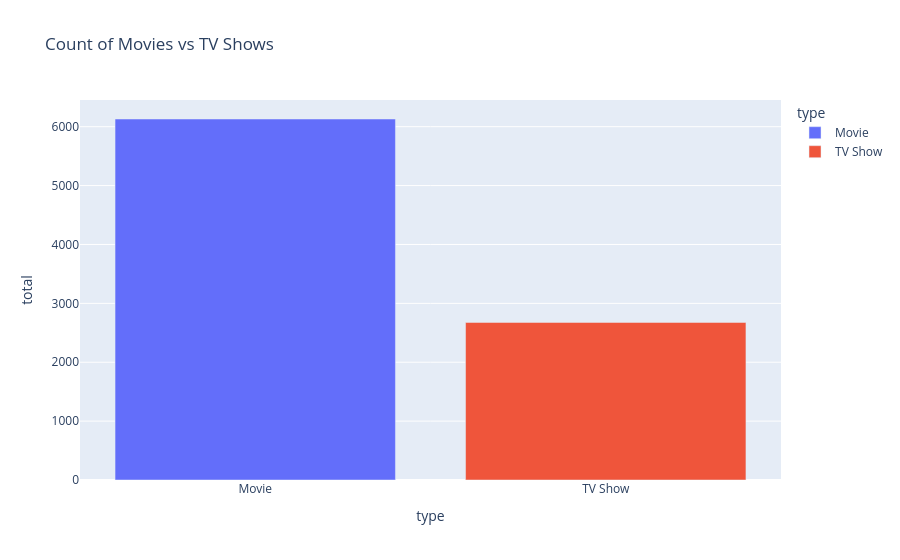
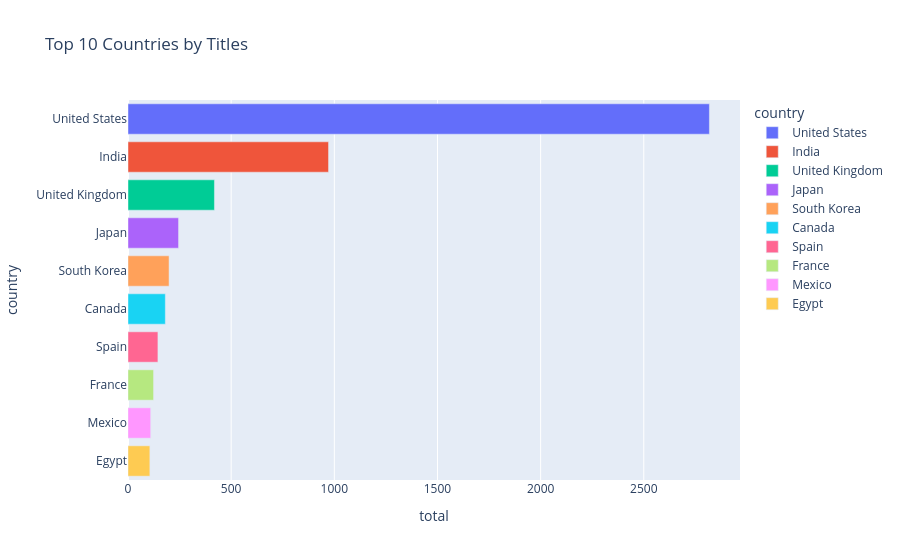
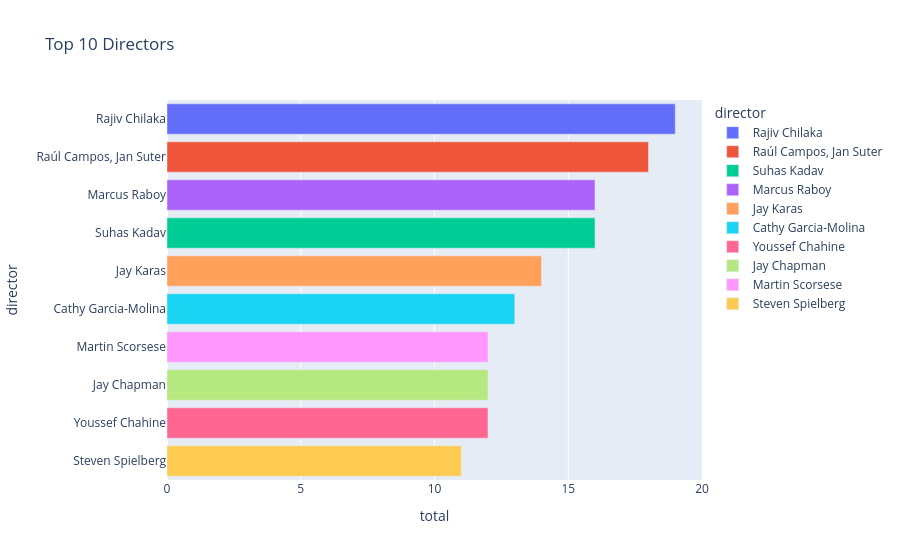
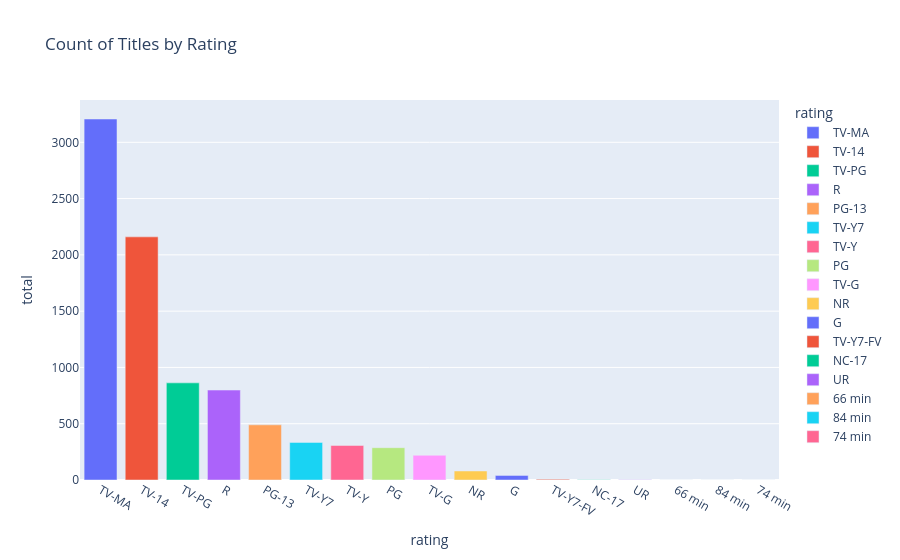

Notebook cell for these charts, in order:
### Code cell
fig1 = px.bar(df_type, x="type", y="total", color="type", title="Count of Movies vs TV Shows")
fig1.show()

df_country = df.groupby("country").size().reset_index(name="total").sort_values(by="total", ascending=False).head(10)
fig2 = px.bar(df_country, x="total", y="country", orientation='h', color="country", title="Top 10 Countries by Titles")
fig2.update_layout(yaxis={'categoryorder':'total ascending'})
fig2.show()

df_director = df.groupby("director").size().reset_index(name="total").sort_values(by="total", ascending=False).head(10)
fig3 = px.bar(df_director, x="total", y="director", orientation='h', color="director", title="Top 10 Directors")
fig3.update_layout(yaxis={'categoryorder':'total ascending'})
fig3.show()

df_rating = df.groupby("rating").size().reset_index(name="total").sort_values(by="total", ascending=False)
fig4 = px.bar(df_rating, x="rating", y="total", color="rating", title="Count of Titles by Rating")
fig4.show()

df_recent = df[df['date_added'].dt.year == 2023].sort_values(by="date_added", ascending=False).head(10)
fig5 = px.bar(df_recent, x="date_added", y="title", orientation='h', color="title", title="Recent 2023 Releases")
fig5.update_layout(yaxis={'categoryorder':'total ascending'})
fig5.show()

### Figure 1 — Plotly figure (JSON) as saved in the notebook; plotly's stock layout.template omitted (floating-point values rounded to 4 significant figures)
{"data": [{"alignmentgroup": "True", "hovertemplate": "type=%{x}<br>total=%{y}<extra></extra>", "legendgroup": "Movie", "marker": {"color": "#636efa", "pattern": {"shape": ""}}, "name": "Movie", "offsetgroup": "Movie", "orientation": "v", "showlegend": true, "textposition": "auto", "type": "bar", "x": ["Movie"], "xaxis": "x", "y": [6131], "yaxis": "y"}, {"alignmentgroup": "True", "hovertemplate": "type=%{x}<br>total=%{y}<extra></extra>", "legendgroup": "TV Show", "marker": {"color": "#EF553B", "pattern": {"shape": ""}}, "name": "TV Show", "offsetgroup": "TV Show", "orientation": "v", "showlegend": true, "textposition": "auto", "type": "bar", "x": ["TV Show"], "xaxis": "x", "y": [2676], "yaxis": "y"}], "layout": {"barmode": "relative", "legend": {"title": {"text": "type"}, "tracegroupgap": 0}, "title": {"text": "Count of Movies vs TV Shows"}, "xaxis": {"anchor": "y", "categoryarray": ["Movie", "TV Show"], "categoryorder": "array", "domain": [0, 1], "title": {"text": "type"}}, "yaxis": {"anchor": "x", "domain": [0, 1], "title": {"text": "total"}}}}

### Figure 2 — Plotly figure (JSON) as saved in the notebook; plotly's stock layout.template omitted (floating-point values rounded to 4 significant figures)
{"data": [{"alignmentgroup": "True", "hovertemplate": "country=%{y}<br>total=%{x}<extra></extra>", "legendgroup": "United States", "marker": {"color": "#636efa", "pattern": {"shape": ""}}, "name": "United States", "offsetgroup": "United States", "orientation": "h", "showlegend": true, "textposition": "auto", "type": "bar", "x": [2818], "xaxis": "x", "y": ["United States"], "yaxis": "y"}, {"alignmentgroup": "True", "hovertemplate": "country=%{y}<br>total=%{x}<extra></extra>", "legendgroup": "India", "marker": {"color": "#EF553B", "pattern": {"shape": ""}}, "name": "India", "offsetgroup": "India", "orientation": "h", "showlegend": true, "textposition": "auto", "type": "bar", "x": [972], "xaxis": "x", "y": ["India"], "yaxis": "y"}, {"alignmentgroup": "True", "hovertemplate": "country=%{y}<br>total=%{x}<extra></extra>", "legendgroup": "United Kingdom", "marker": {"color": "#00cc96", "pattern": {"shape": ""}}, "name": "United Kingdom", "offsetgroup": "United Kingdom", "orientation": "h", "showlegend": true, "textposition": "auto", "type": "bar", "x": [419], "xaxis": "x", "y": ["United Kingdom"], "yaxis": "y"}, {"alignmentgroup": "True", "hovertemplate": "country=%{y}<br>total=%{x}<extra></extra>", "legendgroup": "Japan", "marker": {"color": "#ab63fa", "pattern": {"shape": ""}}, "name": "Japan", "offsetgroup": "Japan", "orientation": "h", "showlegend": true, "textposition": "auto", "type": "bar", "x": [245], "xaxis": "x", "y": ["Japan"], "yaxis": "y"}, {"alignmentgroup": "True", "hovertemplate": "country=%{y}<br>total=%{x}<extra></extra>", "legendgroup": "South Korea", "marker": {"color": "#FFA15A", "pattern": {"shape": ""}}, "name": "South Korea", "offsetgroup": "South Korea", "orientation": "h", "showlegend": true, "textposition": "auto", "type": "bar", "x": [199], "xaxis": "x", "y": ["South Korea"], "yaxis": "y"}, {"alignmentgroup": "True", "hovertemplate": "country=%{y}<br>total=%{x}<extra></extra>", "legendgroup": "Canada", "marker": {"color": "#19d3f3", "pattern": {"shape": ""}}, "name": "Canada", "offsetgroup": "Canada", "orientation": "h", "showlegend": true, "textposition": "auto", "type": "bar", "x": [181], "xaxis": "x", "y": ["Canada"], "yaxis": "y"}, {"alignmentgroup": "True", "hovertemplate": "country=%{y}<br>total=%{x}<extra></extra>", "legendgroup": "Spain", "marker": {"color": "#FF6692", "pattern": {"shape": ""}}, "name": "Spain", "offsetgroup": "Spain", "orientation": "h", "showlegend": true, "textposition": "auto", "type": "bar", "x": [145], "xaxis": "x", "y": ["Spain"], "yaxis": "y"}, {"alignmentgroup": "True", "hovertemplate": "country=%{y}<br>total=%{x}<extra></extra>", "legendgroup": "France", "marker": {"color": "#B6E880", "pattern": {"shape": ""}}, "name": "France", "offsetgroup": "France", "orientation": "h", "showlegend": true, "textposition": "auto", "type": "bar", "x": [124], "xaxis": "x", "y": ["France"], "yaxis": "y"}, {"alignmentgroup": "True", "hovertemplate": "country=%{y}<br>total=%{x}<extra></extra>", "legendgroup": "Mexico", "marker": {"color": "#FF97FF", "pattern": {"shape": ""}}, "name": "Mexico", "offsetgroup": "Mexico", "orientation": "h", "showlegend": true, "textposition": "auto", "type": "bar", "x": [110], "xaxis": "x", "y": ["Mexico"], "yaxis": "y"}, {"alignmentgroup": "True", "hovertemplate": "country=%{y}<br>total=%{x}<extra></extra>", "legendgroup": "Egypt", "marker": {"color": "#FECB52", "pattern": {"shape": ""}}, "name": "Egypt", "offsetgroup": "Egypt", "orientation": "h", "showlegend": true, "textposition": "auto", "type": "bar", "x": [106], "xaxis": "x", "y": ["Egypt"], "yaxis": "y"}], "layout": {"barmode": "relative", "legend": {"title": {"text": "country"}, "tracegroupgap": 0}, "title": {"text": "Top 10 Countries by Titles"}, "xaxis": {"anchor": "y", "domain": [0, 1], "title": {"text": "total"}}, "yaxis": {"anchor": "x", "categoryarray": ["Egypt", "Mexico", "France", "Spain", "Canada", "South Korea", "Japan", "United Kingdom", "India", "United States"], "categoryorder": "total ascending", "domain": [0, 1], "title": {"text": "country"}}}}

### Figure 3 — Plotly figure (JSON) as saved in the notebook; plotly's stock layout.template omitted (floating-point values rounded to 4 significant figures)
{"data": [{"alignmentgroup": "True", "hovertemplate": "director=%{y}<br>total=%{x}<extra></extra>", "legendgroup": "Rajiv Chilaka", "marker": {"color": "#636efa", "pattern": {"shape": ""}}, "name": "Rajiv Chilaka", "offsetgroup": "Rajiv Chilaka", "orientation": "h", "showlegend": true, "textposition": "auto", "type": "bar", "x": [19], "xaxis": "x", "y": ["Rajiv Chilaka"], "yaxis": "y"}, {"alignmentgroup": "True", "hovertemplate": "director=%{y}<br>total=%{x}<extra></extra>", "legendgroup": "Raúl Campos, Jan Suter", "marker": {"color": "#EF553B", "pattern": {"shape": ""}}, "name": "Raúl Campos, Jan Suter", "offsetgroup": "Raúl Campos, Jan Suter", "orientation": "h", "showlegend": true, "textposition": "auto", "type": "bar", "x": [18], "xaxis": "x", "y": ["Raúl Campos, Jan Suter"], "yaxis": "y"}, {"alignmentgroup": "True", "hovertemplate": "director=%{y}<br>total=%{x}<extra></extra>", "legendgroup": "Suhas Kadav", "marker": {"color": "#00cc96", "pattern": {"shape": ""}}, "name": "Suhas Kadav", "offsetgroup": "Suhas Kadav", "orientation": "h", "showlegend": true, "textposition": "auto", "type": "bar", "x": [16], "xaxis": "x", "y": ["Suhas Kadav"], "yaxis": "y"}, {"alignmentgroup": "True", "hovertemplate": "director=%{y}<br>total=%{x}<extra></extra>", "legendgroup": "Marcus Raboy", "marker": {"color": "#ab63fa", "pattern": {"shape": ""}}, "name": "Marcus Raboy", "offsetgroup": "Marcus Raboy", "orientation": "h", "showlegend": true, "textposition": "auto", "type": "bar", "x": [16], "xaxis": "x", "y": ["Marcus Raboy"], "yaxis": "y"}, {"alignmentgroup": "True", "hovertemplate": "director=%{y}<br>total=%{x}<extra></extra>", "legendgroup": "Jay Karas", "marker": {"color": "#FFA15A", "pattern": {"shape": ""}}, "name": "Jay Karas", "offsetgroup": "Jay Karas", "orientation": "h", "showlegend": true, "textposition": "auto", "type": "bar", "x": [14], "xaxis": "x", "y": ["Jay Karas"], "yaxis": "y"}, {"alignmentgroup": "True", "hovertemplate": "director=%{y}<br>total=%{x}<extra></extra>", "legendgroup": "Cathy Garcia-Molina", "marker": {"color": "#19d3f3", "pattern": {"shape": ""}}, "name": "Cathy Garcia-Molina", "offsetgroup": "Cathy Garcia-Molina", "orientation": "h", "showlegend": true, "textposition": "auto", "type": "bar", "x": [13], "xaxis": "x", "y": ["Cathy Garcia-Molina"], "yaxis": "y"}, {"alignmentgroup": "True", "hovertemplate": "director=%{y}<br>total=%{x}<extra></extra>", "legendgroup": "Youssef Chahine", "marker": {"color": "#FF6692", "pattern": {"shape": ""}}, "name": "Youssef Chahine", "offsetgroup": "Youssef Chahine", "orientation": "h", "showlegend": true, "textposition": "auto", "type": "bar", "x": [12], "xaxis": "x", "y": ["Youssef Chahine"], "yaxis": "y"}, {"alignmentgroup": "True", "hovertemplate": "director=%{y}<br>total=%{x}<extra></extra>", "legendgroup": "Jay Chapman", "marker": {"color": "#B6E880", "pattern": {"shape": ""}}, "name": "Jay Chapman", "offsetgroup": "Jay Chapman", "orientation": "h", "showlegend": true, "textposition": "auto", "type": "bar", "x": [12], "xaxis": "x", "y": ["Jay Chapman"], "yaxis": "y"}, {"alignmentgroup": "True", "hovertemplate": "director=%{y}<br>total=%{x}<extra></extra>", "legendgroup": "Martin Scorsese", "marker": {"color": "#FF97FF", "pattern": {"shape": ""}}, "name": "Martin Scorsese", "offsetgroup": "Martin Scorsese", "orientation": "h", "showlegend": true, "textposition": "auto", "type": "bar", "x": [12], "xaxis": "x", "y": ["Martin Scorsese"], "yaxis": "y"}, {"alignmentgroup": "True", "hovertemplate": "director=%{y}<br>total=%{x}<extra></extra>", "legendgroup": "Steven Spielberg", "marker": {"color": "#FECB52", "pattern": {"shape": ""}}, "name": "Steven Spielberg", "offsetgroup": "Steven Spielberg", "orientation": "h", "showlegend": true, "textposition": "auto", "type": "bar", "x": [11], "xaxis": "x", "y": ["Steven Spielberg"], "yaxis": "y"}], "layout": {"barmode": "relative", "legend": {"title": {"text": "director"}, "tracegroupgap": 0}, "title": {"text": "Top 10 Directors"}, "xaxis": {"anchor": "y", "domain": [0, 1], "title": {"text": "total"}}, "yaxis": {"anchor": "x", "categoryarray": ["Steven Spielberg", "Martin Scorsese", "Jay Chapman", "Youssef Chahine", "Cathy Garcia-Molina", "Jay Karas", "Marcus Raboy", "Suhas Kadav", "Raúl Campos, Jan Suter", "Rajiv Chilaka"], "categoryorder": "total ascending", "domain": [0, 1], "title": {"text": "director"}}}}

### Figure 4 — Plotly figure (JSON) as saved in the notebook; plotly's stock layout.template omitted (floating-point values rounded to 4 significant figures)
{"data": [{"alignmentgroup": "True", "hovertemplate": "rating=%{x}<br>total=%{y}<extra></extra>", "legendgroup": "TV-MA", "marker": {"color": "#636efa", "pattern": {"shape": ""}}, "name": "TV-MA", "offsetgroup": "TV-MA", "orientation": "v", "showlegend": true, "textposition": "auto", "type": "bar", "x": ["TV-MA"], "xaxis": "x", "y": [3207], "yaxis": "y"}, {"alignmentgroup": "True", "hovertemplate": "rating=%{x}<br>total=%{y}<extra></extra>", "legendgroup": "TV-14", "marker": {"color": "#EF553B", "pattern": {"shape": ""}}, "name": "TV-14", "offsetgroup": "TV-14", "orientation": "v", "showlegend": true, "textposition": "auto", "type": "bar", "x": ["TV-14"], "xaxis": "x", "y": [2160], "yaxis": "y"}, {"alignmentgroup": "True", "hovertemplate": "rating=%{x}<br>total=%{y}<extra></extra>", "legendgroup": "TV-PG", "marker": {"color": "#00cc96", "pattern": {"shape": ""}}, "name": "TV-PG", "offsetgroup": "TV-PG", "orientation": "v", "showlegend": true, "textposition": "auto", "type": "bar", "x": ["TV-PG"], "xaxis": "x", "y": [863], "yaxis": "y"}, {"alignmentgroup": "True", "hovertemplate": "rating=%{x}<br>total=%{y}<extra></extra>", "legendgroup": "R", "marker": {"color": "#ab63fa", "pattern": {"shape": ""}}, "name": "R", "offsetgroup": "R", "orientation": "v", "showlegend": true, "textposition": "auto", "type": "bar", "x": ["R"], "xaxis": "x", "y": [799], "yaxis": "y"}, {"alignmentgroup": "True", "hovertemplate": "rating=%{x}<br>total=%{y}<extra></extra>", "legendgroup": "PG-13", "marker": {"color": "#FFA15A", "pattern": {"shape": ""}}, "name": "PG-13", "offsetgroup": "PG-13", "orientation": "v", "showlegend": true, "textposition": "auto", "type": "bar", "x": ["PG-13"], "xaxis": "x", "y": [490], "yaxis": "y"}, {"alignmentgroup": "True", "hovertemplate": "rating=%{x}<br>total=%{y}<extra></extra>", "legendgroup": "TV-Y7", "marker": {"color": "#19d3f3", "pattern": {"shape": ""}}, "name": "TV-Y7", "offsetgroup": "TV-Y7", "orientation": "v", "showlegend": true, "textposition": "auto", "type": "bar", "x": ["TV-Y7"], "xaxis": "x", "y": [334], "yaxis": "y"}, {"alignmentgroup": "True", "hovertemplate": "rating=%{x}<br>total=%{y}<extra></extra>", "legendgroup": "TV-Y", "marker": {"color": "#FF6692", "pattern": {"shape": ""}}, "name": "TV-Y", "offsetgroup": "TV-Y", "orientation": "v", "showlegend": true, "textposition": "auto", "type": "bar", "x": ["TV-Y"], "xaxis": "x", "y": [307], "yaxis": "y"}, {"alignmentgroup": "True", "hovertemplate": "rating=%{x}<br>total=%{y}<extra></extra>", "legendgroup": "PG", "marker": {"color": "#B6E880", "pattern": {"shape": ""}}, "name": "PG", "offsetgroup": "PG", "orientation": "v", "showlegend": true, "textposition": "auto", "type": "bar", "x": ["PG"], "xaxis": "x", "y": [287], "yaxis": "y"}, {"alignmentgroup": "True", "hovertemplate": "rating=%{x}<br>total=%{y}<extra></extra>", "legendgroup": "TV-G", "marker": {"color": "#FF97FF", "pattern": {"shape": ""}}, "name": "TV-G", "offsetgroup": "TV-G", "orientation": "v", "showlegend": true, "textposition": "auto", "type": "bar", "x": ["TV-G"], "xaxis": "x", "y": [220], "yaxis": "y"}, {"alignmentgroup": "True", "hovertemplate": "rating=%{x}<br>total=%{y}<extra></extra>", "legendgroup": "NR", "marker": {"color": "#FECB52", "pattern": {"shape": ""}}, "name": "NR", "offsetgroup": "NR", "orientation": "v", "showlegend": true, "textposition": "auto", "type": "bar", "x": ["NR"], "xaxis": "x", "y": [80], "yaxis": "y"}, {"alignmentgroup": "True", "hovertemplate": "rating=%{x}<br>total=%{y}<extra></extra>", "legendgroup": "G", "marker": {"color": "#636efa", "pattern": {"shape": ""}}, "name": "G", "offsetgroup": "G", "orientation": "v", "showlegend": true, "textposition": "auto", "type": "bar", "x": ["G"], "xaxis": "x", "y": [41], "yaxis": "y"}, {"alignmentgroup": "True", "hovertemplate": "rating=%{x}<br>total=%{y}<extra></extra>", "legendgroup": "TV-Y7-FV", "marker": {"color": "#EF553B", "pattern": {"shape": ""}}, "name": "TV-Y7-FV", "offsetgroup": "TV-Y7-FV", "orientation": "v", "showlegend": true, "textposition": "auto", "type": "bar", "x": ["TV-Y7-FV"], "xaxis": "x", "y": [6], "yaxis": "y"}, {"alignmentgroup": "True", "hovertemplate": "rating=%{x}<br>total=%{y}<extra></extra>", "legendgroup": "NC-17", "marker": {"color": "#00cc96", "pattern": {"shape": ""}}, "name": "NC-17", "offsetgroup": "NC-17", "orientation": "v", "showlegend": true, "textposition": "auto", "type": "bar", "x": ["NC-17"], "xaxis": "x", "y": [3], "yaxis": "y"}, {"alignmentgroup": "True", "hovertemplate": "rating=%{x}<br>total=%{y}<extra></extra>", "legendgroup": "UR", "marker": {"color": "#ab63fa", "pattern": {"shape": ""}}, "name": "UR", "offsetgroup": "UR", "orientation": "v", "showlegend": true, "textposition": "auto", "type": "bar", "x": ["UR"], "xaxis": "x", "y": [3], "yaxis": "y"}, {"alignmentgroup": "True", "hovertemplate": "rating=%{x}<br>total=%{y}<extra></extra>", "legendgroup": "66 min", "marker": {"color": "#FFA15A", "pattern": {"shape": ""}}, "name": "66 min", "offsetgroup": "66 min", "orientation": "v", "showlegend": true, "textposition": "auto", "type": "bar", "x": ["66 min"], "xaxis": "x", "y": [1], "yaxis": "y"}, {"alignmentgroup": "True", "hovertemplate": "rating=%{x}<br>total=%{y}<extra></extra>", "legendgroup": "84 min", "marker": {"color": "#19d3f3", "pattern": {"shape": ""}}, "name": "84 min", "offsetgroup": "84 min", "orientation": "v", "showlegend": true, "textposition": "auto", "type": "bar", "x": ["84 min"], "xaxis": "x", "y": [1], "yaxis": "y"}, {"alignmentgroup": "True", "hovertemplate": "rating=%{x}<br>total=%{y}<extra></extra>", "legendgroup": "74 min", "marker": {"color": "#FF6692", "pattern": {"shape": ""}}, "name": "74 min", "offsetgroup": "74 min", "orientation": "v", "showlegend": true, "textposition": "auto", "type": "bar", "x": ["74 min"], "xaxis": "x", "y": [1], "yaxis": "y"}], "layout": {"barmode": "relative", "legend": {"title": {"text": "rating"}, "tracegroupgap": 0}, "title": {"text": "Count of Titles by Rating"}, "xaxis": {"anchor": "y", "categoryarray": ["TV-MA", "TV-14", "TV-PG", "R", "PG-13", "TV-Y7", "TV-Y", "PG", "TV-G", "NR", "G", "TV-Y7-FV", "NC-17", "UR", "66 min", "84 min", "74 min"], "categoryorder": "array", "domain": [0, 1], "title": {"text": "rating"}}, "yaxis": {"anchor": "x", "domain": [0, 1], "title": {"text": "total"}}}}
